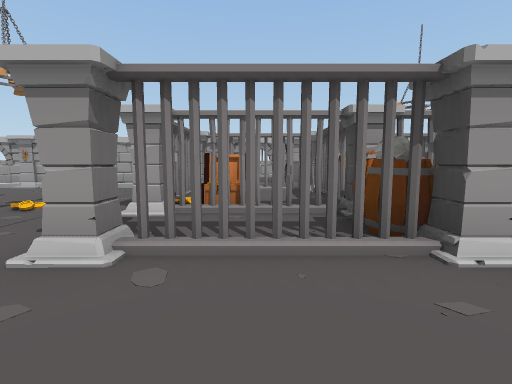
[1] (above)

24 first-person views from a walk through a Unity game level. The camera is 1.5 m above the floor, tilts 6° down and sees 85° across. The floor is counted in squares, 2 m on a side. Each view is taken from the middle of a square. On the plan, view 1 faces up. The plan holds only what a view shows up to about 10 squares ahead; the rest is blank. The place goes on beyond the plan. The player character is not drawn. Some animated figures are not drawn. Door leaves are left out, so doorways stand open. Some surface patterns are stand-ins.

[2]
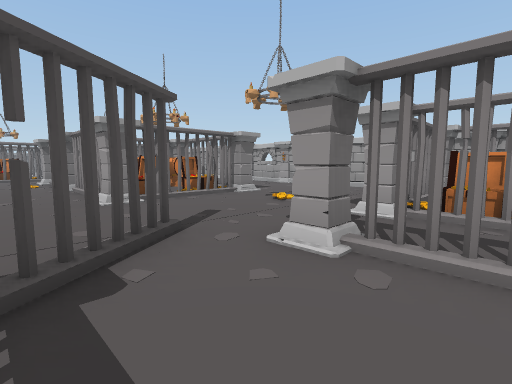

[3]
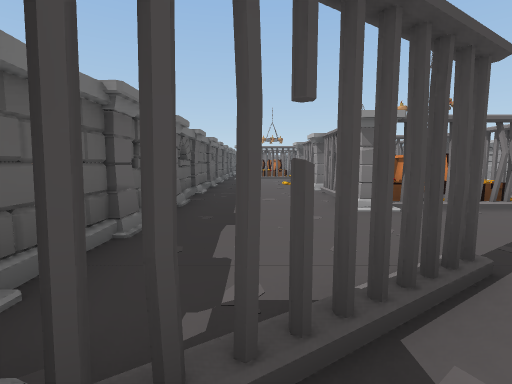

[4]
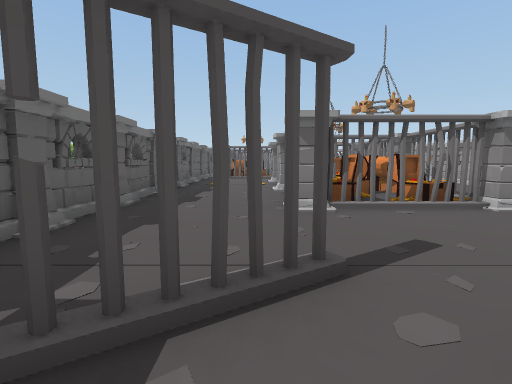

[5]
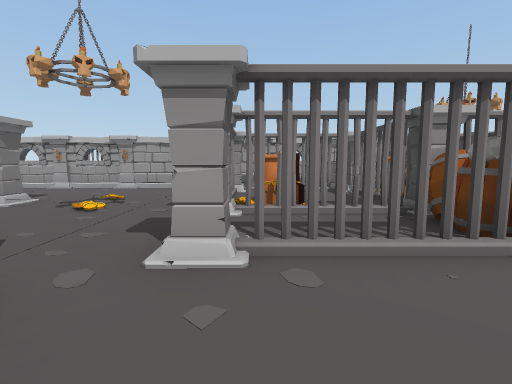

[6]
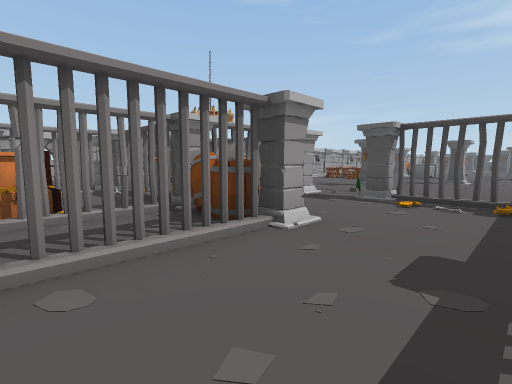

[7]
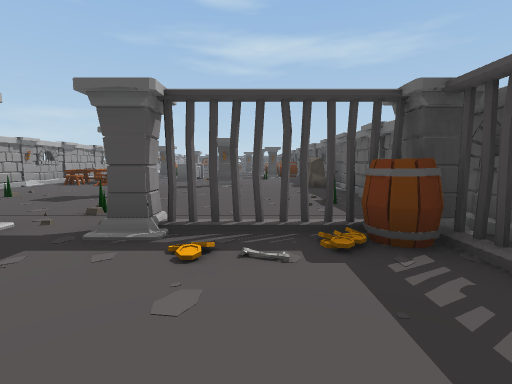

[8]
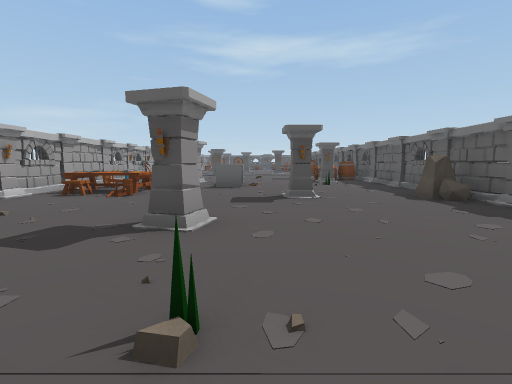

[9]
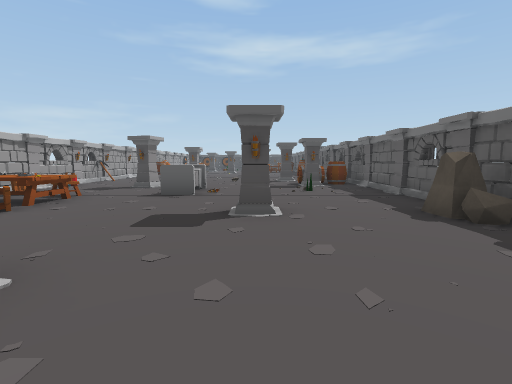

[10]
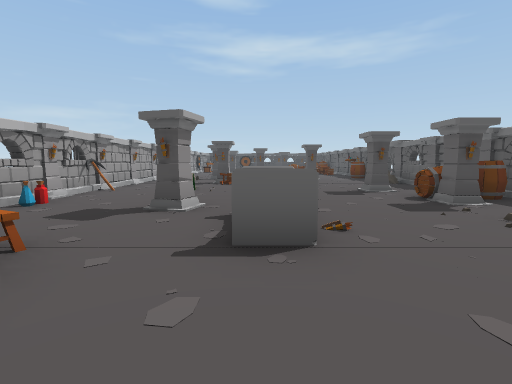

[11]
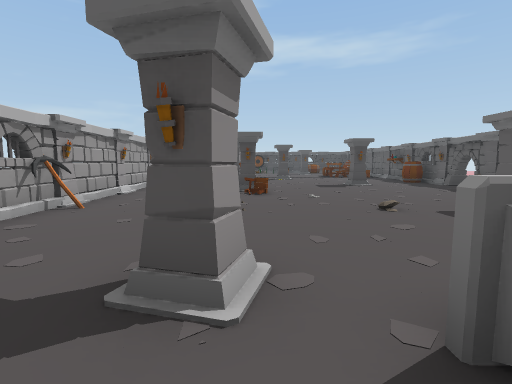

[12]
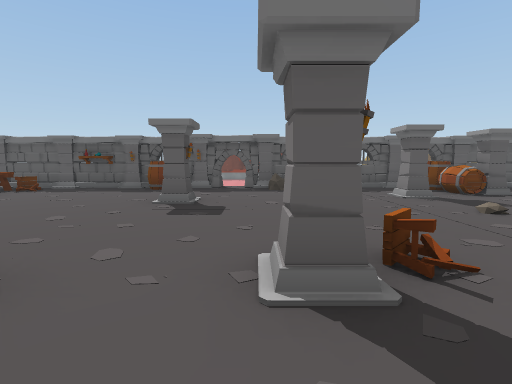

[13]
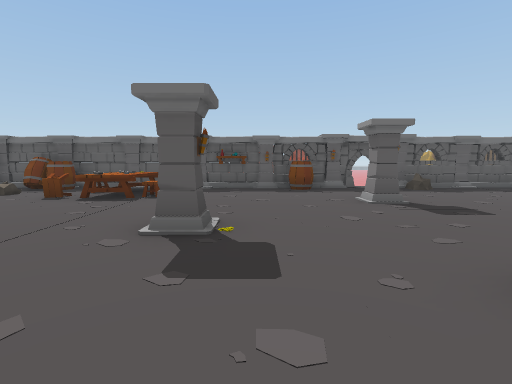

[14]
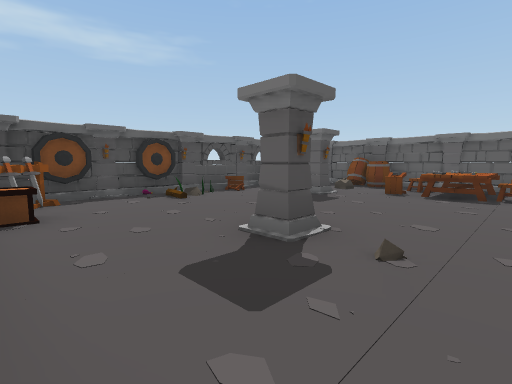

[15]
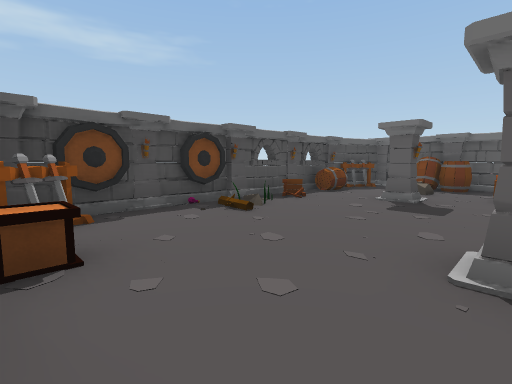

[16]
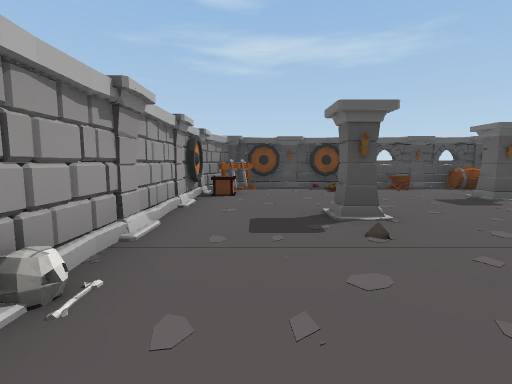

[17]
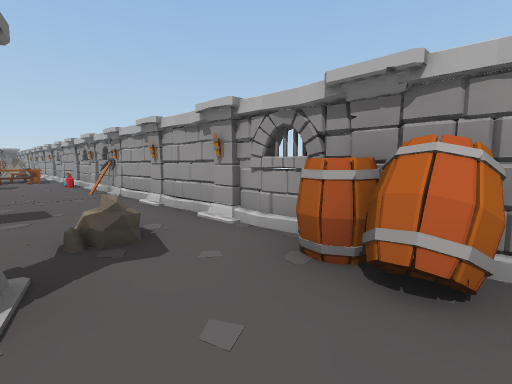

[18]
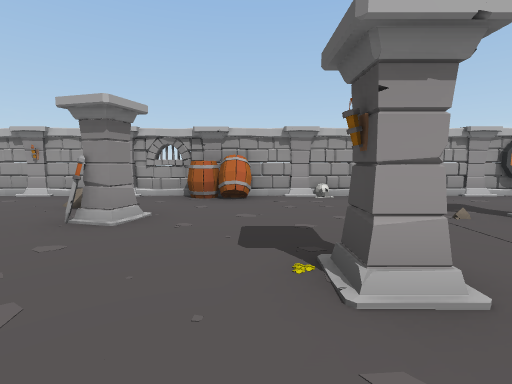

[19]
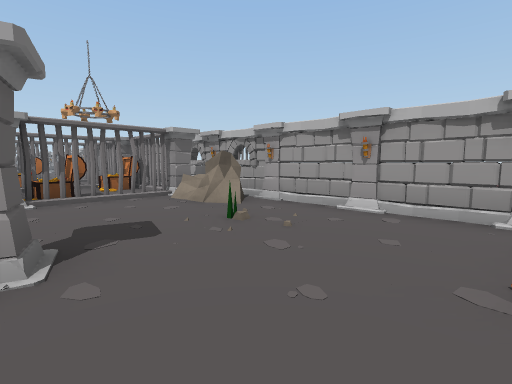

[20]
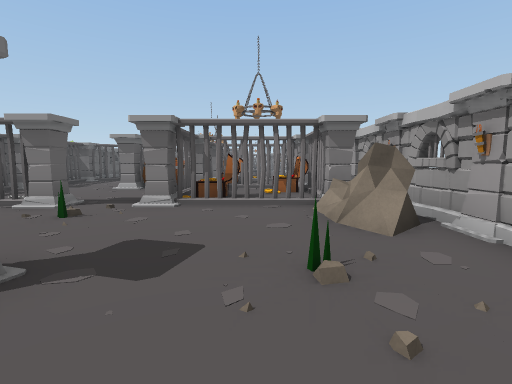

[21]
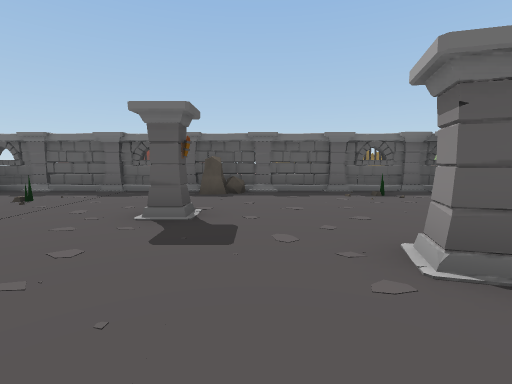

[22]
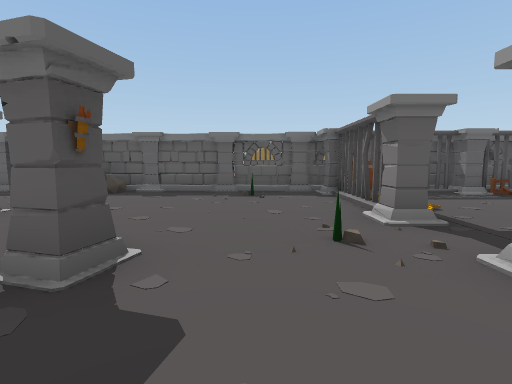

[23]
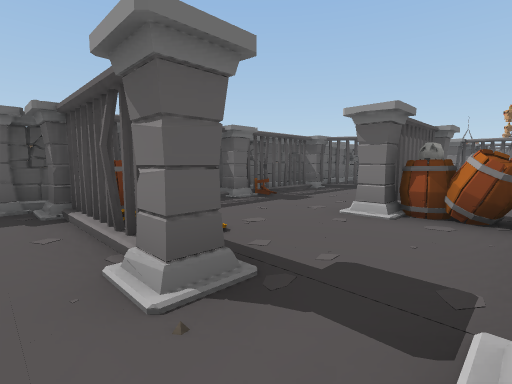

[24]
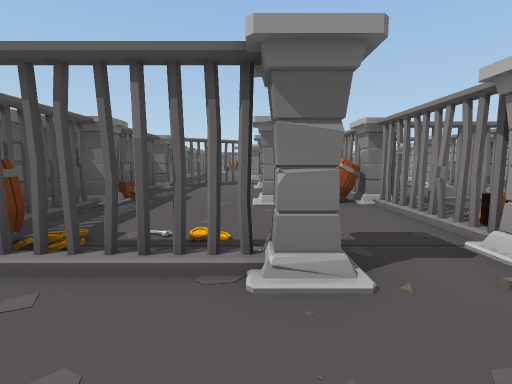

### Floor plan
Key: @ floor where view 1 was taken; # wall or solid block; x gap in a wall; . floor; / step, stairs or slope; D open door; = window, fence, low wall or low ledge; ^ raised ledge; C column; B barrel; H chest; N bones; T torch; A table; E box; O other object.
Columns run from 12 left of view 1 to 35 right of it. Each row starts with its distance up from view 1.
  9     #C#C=  O#C C#C#C#C#C#C#C#C#C#C#C#C#C#C#C#C
  8     ..... # #C#####T........#..O.....BBN.....EOC
  7     ......CC#####C#....OOOO........=..........O#
  6     ..../.###=#=##..O..O O.....O...CO.....TC..C#
  5    CH#C...########..........C...OTC..........OO#
  4     ##H...C###C##C..C.....^^...........C.......C
  3   #####......BC...O.......##..................O#
  2 C #C#HC....C##C..C.....C............C.......C.C#
  1 ..........#.....Nx.........O..C.........O  O..B#
  0   ........#.@O...B.O........CB..........O O..O.C
 -1  ..........C##C##C.....#.....B...#D..B.OCACBB.O
 -2  #C#C#C#C#C# #C#O#C#C#C#C#C#C#C#C#CxC#C#C#C#C#C

Positions as (right, up) in squares from view 1, and headings:
1: (0, 0), facing up
2: (0, 0), facing up-left
3: (-1, 0), facing left
4: (-1, 1), facing left
5: (-1, 0), facing up
6: (-1, 0), facing up-right
7: (2, 1), facing right
8: (5, 3), facing right
9: (7, 2), facing right
10: (11, 4), facing right
11: (14, 5), facing right
12: (22, 7), facing down
13: (26, 7), facing down
14: (28, 8), facing down-right
15: (30, 8), facing down-right
16: (26, 7), facing right
17: (26, 6), facing up-left
18: (26, 2), facing up
19: (11, 4), facing up-left
20: (10, 6), facing left
21: (10, 6), facing down
22: (7, 6), facing down
23: (6, 4), facing down-left
24: (7, 2), facing left
